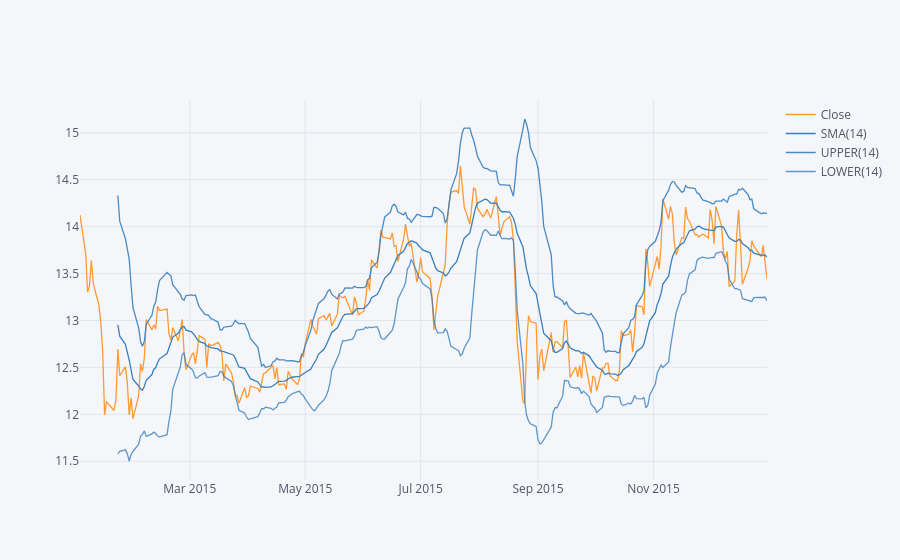

Source (notebook cell):
### Code cell
#Use .ta_plot(study='boll') to create a Bollinger Band Plot for Bank of America for the year 2015.
BAC['Close'].loc['2015-01-01':'2016-01-01'].ta_plot(study='boll')

### Figure 1 — Plotly figure (JSON) as saved in the notebook; plotly's stock layout.template omitted (floating-point values rounded to 4 significant figures; data arrays with more than 128 entries replaced by an {"elided": "..."} marker saying what was removed)
{"data": [{"line": {"color": "rgba(255, 153, 51, 1.0)", "dash": "solid", "shape": "linear", "width": 1.3}, "mode": "lines", "name": "Close", "text": "", "type": "scatter", "x": {"elided": "252 str values"}, "y": {"elided": "252 float values"}}, {"line": {"color": "rgba(55, 128, 191, 1.0)", "dash": "solid", "shape": "linear", "width": 1.3}, "mode": "lines", "name": "SMA(14)", "text": "", "type": "scatter", "x": {"elided": "252 str values"}, "y": {"elided": "252 mixed values"}}, {"line": {"color": "rgba(55, 128, 191, 0.8999999999999999)", "dash": "solid", "shape": "linear", "width": 1.3}, "mode": "lines", "name": "UPPER(14)", "text": "", "type": "scatter", "x": {"elided": "252 str values"}, "y": {"elided": "252 mixed values"}}, {"line": {"color": "rgba(55, 128, 191, 0.7999999999999998)", "dash": "solid", "shape": "linear", "width": 1.3}, "mode": "lines", "name": "LOWER(14)", "text": "", "type": "scatter", "x": {"elided": "252 str values"}, "y": {"elided": "252 mixed values"}}], "layout": {"legend": {"bgcolor": "#F5F6F9", "font": {"color": "#4D5663"}}, "paper_bgcolor": "#F5F6F9", "plot_bgcolor": "#F5F6F9", "title": {"font": {"color": "#4D5663"}}, "xaxis": {"gridcolor": "#E1E5ED", "showgrid": true, "tickfont": {"color": "#4D5663"}, "title": {"font": {"color": "#4D5663"}, "text": ""}, "zerolinecolor": "#E1E5ED"}, "yaxis": {"gridcolor": "#E1E5ED", "showgrid": true, "tickfont": {"color": "#4D5663"}, "title": {"font": {"color": "#4D5663"}, "text": ""}, "zerolinecolor": "#E1E5ED"}}}
